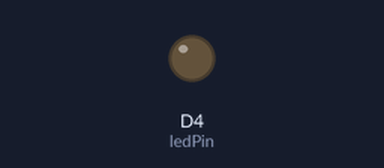
The sketch below on a simulated ESP8266 (NodeMCU). Shown: output pins drawn as LEDs (lit = HIGH). Dashed ring = blinking.

Above: at 0.1 s.
At 2.85 s:
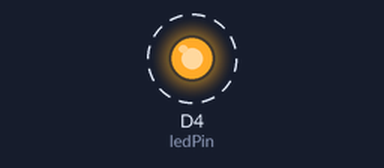
Timing chart, 0 to 3.1 s (numbered marks = the images above):
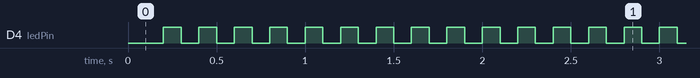

Measured:
- by itself, D4 (ledPin): alternates HIGH for 0.10 s and LOW for 0.10 s
- by itself, everything shown: repeats every 5.4 s, in 18 steps

The sketch:

led_d4.ino
```cpp
const short ledPin = D4;

void setup() {
  pinMode(ledPin, OUTPUT);
}

void loop() {
  delay(100);
  digitalWrite(ledPin, LOW);
  delay(100);
  digitalWrite(ledPin, HIGH);
}
```
